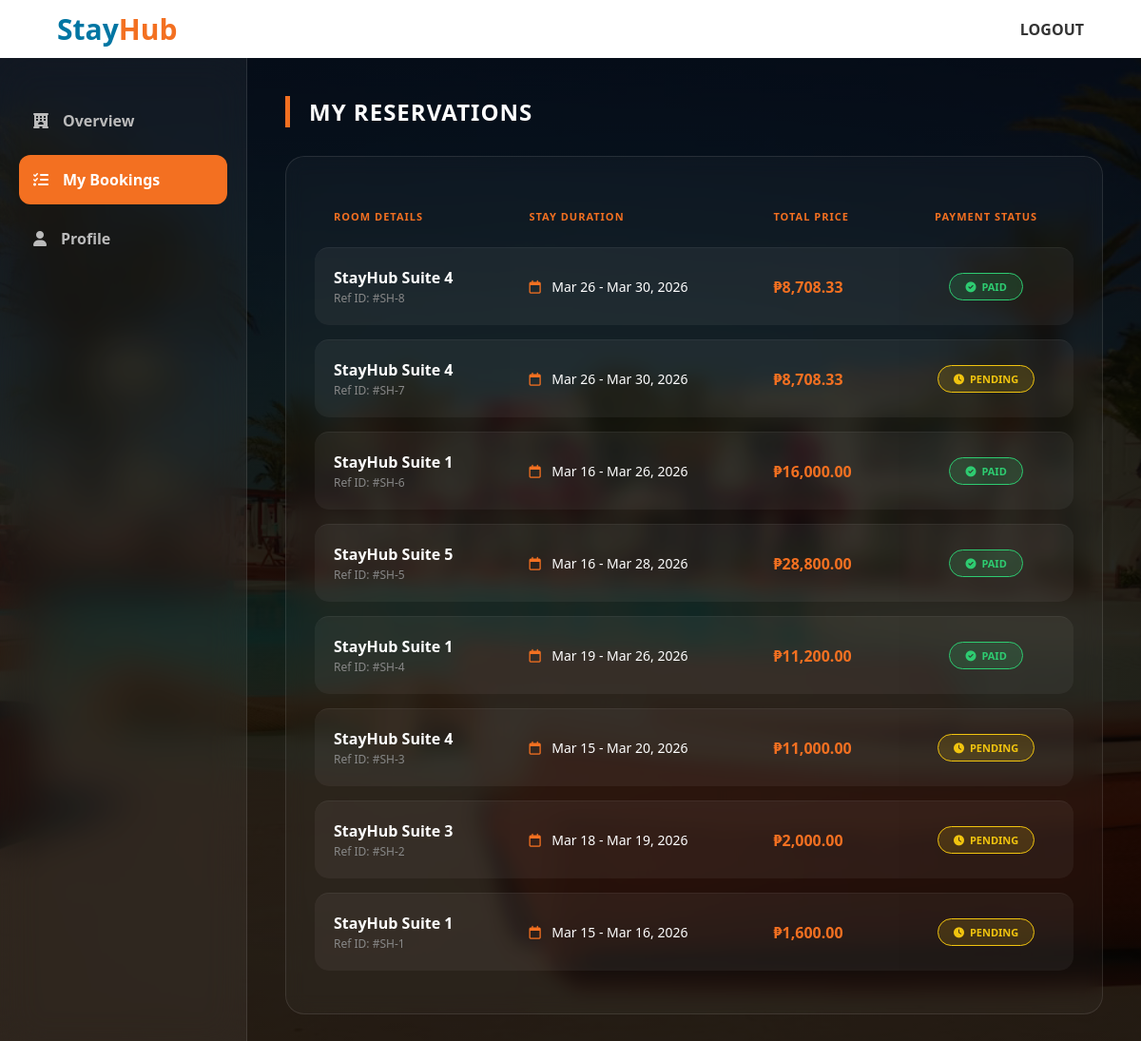
/stayhub/customer/my_bookings.php (signed in), run on the app's committed database.
### tables this page shows
CREATE TABLE `bookings` (
  `id` int(11) NOT NULL,
  `user_id` int(11) NOT NULL,
  `full_name` varchar(255) NOT NULL,
  `email` varchar(255) NOT NULL,
  `phone` varchar(50) NOT NULL,
  `room_name` varchar(255) NOT NULL,
  `total_price` decimal(10,2) NOT NULL,
  `arrival` date NOT NULL,
  `departure` date NOT NULL,
  `status` varchar(50) DEFAULT 'Paid',
  `created_at` timestamp NOT NULL DEFAULT current_timestamp()
);

### stayhub/customer/my_bookings.php (the view, shortened to what this page needs)
<?php
$conn = new mysqli("localhost", "root", "", "stayhub");
$user_id = $_SESSION['user_id'];
$query = "SELECT * FROM bookings WHERE user_id = '$user_id' ORDER BY id DESC";
$result = $conn->query($query);
?>
<!DOCTYPE html>
<html lang="en">
<head>
    <link rel="stylesheet" href="https://cdnjs.cloudflare.com/ajax/libs/font-awesome/6.0.0/css/all.min.css">
</head>
<body>
<header>
    <a href="dashboard.php" class="brand-title">Stay<span>Hub</span></a>
    <nav><a href="../logout.php" style="color:#333; font-weight:800; text-decoration:none;">LOGOUT</a></nav>
</header>
<div class="dashboard-wrapper">
    <aside class="sidebar">
        <a href="dashboard.php" class="menu-link"><i class="fa-solid fa-hotel"></i> Overview</a>
        <a href="my_bookings.php" class="menu-link active"><i class="fa-solid fa-list-check"></i> My Bookings</a>
        <a href="#" class="menu-link"><i class="fa-solid fa-user"></i> Profile</a>
    </aside>
    <main class="main-content">
        <h2 style="margin-bottom: 30px; border-left: 5px solid #f37021; padding-left: 20px; text-transform: uppercase; letter-spacing: 1px;">
            My Reservations
        </h2>
        <div class="booking-container">
            <?php if($result && $result->num_rows > 0): ?>
                <table>
                    <thead>
                        <tr>
                            <th>Room Details</th>
                            <th>Stay Duration</th>
                            <th>Total Price</th>
                            <th style="text-align: center;">Payment Status</th>
                        </tr>
                    </thead>
                    <tbody>
                        <?php while($row = $result->fetch_assoc()): ?>
                            <tr>
                                <td class="room-info">
                                    <b><?php echo htmlspecialchars($row['room_name']); ?></b>
                                    <span>Ref ID: #SH-<?php echo $row['id']; ?></span>
                                </td>
                                <td>
                                    <i class="fa-regular fa-calendar" style="color: #f37021; margin-right: 8px;"></i>
                                    <?php echo date('M d', strtotime($row['arrival'])); ?> -
                                    <?php echo date('M d, Y', strtotime($row['departure'])); ?>
                                </td>
                                <td class="price-text">₱<?php echo number_format($row['total_price'], 2); ?></td>
                                <td style="text-align: center;">
                                    <?php if($row['status'] == 'Paid'): ?>
                                        <div class="badge paid"><i class="fa-solid fa-check-circle"></i> Paid</div>
                                    <?php else: ?>
                                        <div class="badge pending"><i class="fa-solid fa-clock"></i> Pending</div>
                                    <?php endif; ?>
                                </td>
                            </tr>
                        <?php endwhile; ?>
                    </tbody>
                </table>
            <?php endif; ?>
        </div>
    </main>
</div>
</body>
</html>

### stayhub/customer/my_bookings.php (style rules this page uses)
* { margin: 0; padding: 0; box-sizing: border-box; }
body { font-family: 'Segoe UI', sans-serif; background: linear-gradient(rgba(0,0,0,0.85), rgba(0,0,0,0.85)), url('../pic.jpg') no-repeat center center fixed; background-size: cover; min-height: 100vh; color: white; overflow: hidden; }
header { display: flex; justify-content: space-between; align-items: center; padding: 10px 5%; background: #fff; position: sticky; top: 0; z-index: 1000; }
.brand-title { font-size: 30px; font-weight: 800; color: #0076a3; text-decoration: none; }
.brand-title span { color: #f37021; }
.dashboard-wrapper { display: grid; grid-template-columns: 260px 1fr; height: calc(100vh - 80px); }
.sidebar { background: rgba(255, 255, 255, 0.05); backdrop-filter: blur(20px); padding: 40px 20px; border-right: 1px solid rgba(255,255,255,0.1); }
.menu-link { text-decoration: none; color: #bbb; font-weight: 600; padding: 15px; display: flex; align-items: center; gap: 15px; border-radius: 12px; margin-bottom: 10px; transition: 0.3s; }
.menu-link.active { background: #f37021; color: white; }
.main-content { padding: 40px; overflow-y: auto; }
.booking-container { background: rgba(255, 255, 255, 0.03); border-radius: 20px; padding: 30px; border: 1px solid rgba(255,255,255,0.1); backdrop-filter: blur(10px); }
table { width: 100%; border-collapse: separate; border-spacing: 0 15px; }
th { text-align: left; padding: 10px 20px; color: #f37021; text-transform: uppercase; font-size: 11px; letter-spacing: 1px; }
td { padding: 20px; background: rgba(255,255,255,0.05); font-size: 14px; border-top: 1px solid rgba(255,255,255,0.05); }
td:first-child { border-radius: 15px 0 0 15px; }
td:last-child { border-radius: 0 15px 15px 0; }
.badge { padding: 6px 16px; border-radius: 50px; font-size: 11px; font-weight: 800; text-transform: uppercase; display: inline-flex; align-items: center; gap: 6px; }
.paid { background: rgba(46, 204, 113, 0.15); color: #2ecc71; border: 1px solid #2ecc71; }
.pending { background: rgba(241, 196, 15, 0.15); color: #f1c40f; border: 1px solid #f1c40f; }
.price-text { color: #f37021; font-weight: 800; font-size: 16px; }
.room-info b { font-size: 16px; color: #fff; display: block; }
.room-info span { font-size: 12px; color: #888; }

### data on the page
bookings: room_name "StayHub Suite 4", id "8", arrival "Mar 26", departure "Mar 30, 2026", total_price "8,708.33", status "Paid" (drawn)
bookings: room_name "StayHub Suite 4", id "7", arrival "Mar 26", departure "Mar 30, 2026", total_price "8,708.33", status "Pending" (drawn)
bookings: room_name "StayHub Suite 1", id "6", arrival "Mar 16", departure "Mar 26, 2026", total_price "16,000.00", status "Paid" (drawn)
bookings: room_name "StayHub Suite 5", id "5", arrival "Mar 16", departure "Mar 28, 2026", total_price "28,800.00", status "Paid" (drawn)
bookings: room_name "StayHub Suite 1", id "4", arrival "Mar 19", departure "Mar 26, 2026", total_price "11,200.00", status "Paid" (drawn)
bookings: room_name "StayHub Suite 4", id "3", arrival "Mar 15", departure "Mar 20, 2026", total_price "11,000.00", status "Pending" (drawn)
bookings: room_name "StayHub Suite 3", id "2", arrival "Mar 18", departure "Mar 19, 2026", total_price "2,000.00", status "Pending" (drawn)
bookings: room_name "StayHub Suite 1", id "1", arrival "Mar 15", departure "Mar 16, 2026", total_price "1,600.00", status "Pending" (drawn)
